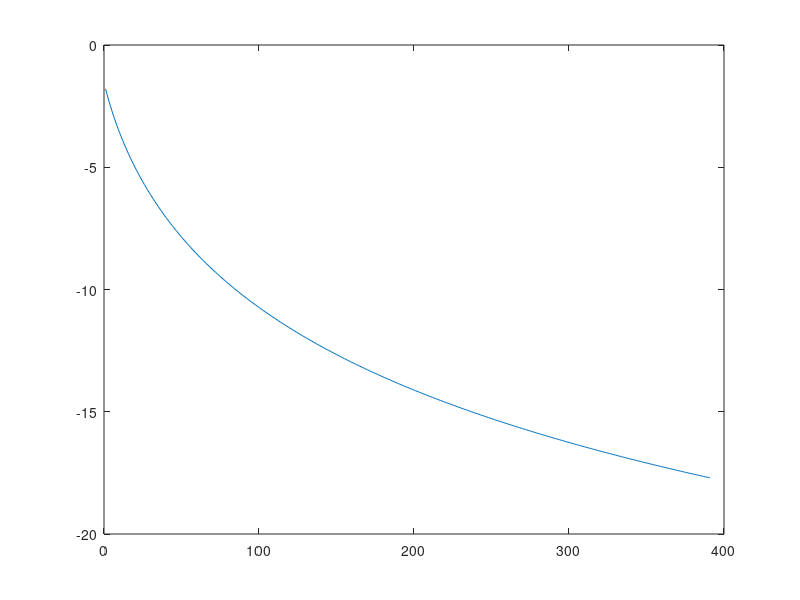

Here is the MATLAB script that generated this plot:
t = 5;
n = 10;
nech = 1;  % equivalent sample size
rmax = n*t-t*(t-1)/2;

xx = 1:0.1:rmax*nech;

bb = betaln( xx, nech*t+1 );

plot( bb );
nfact = gammaln( n )

